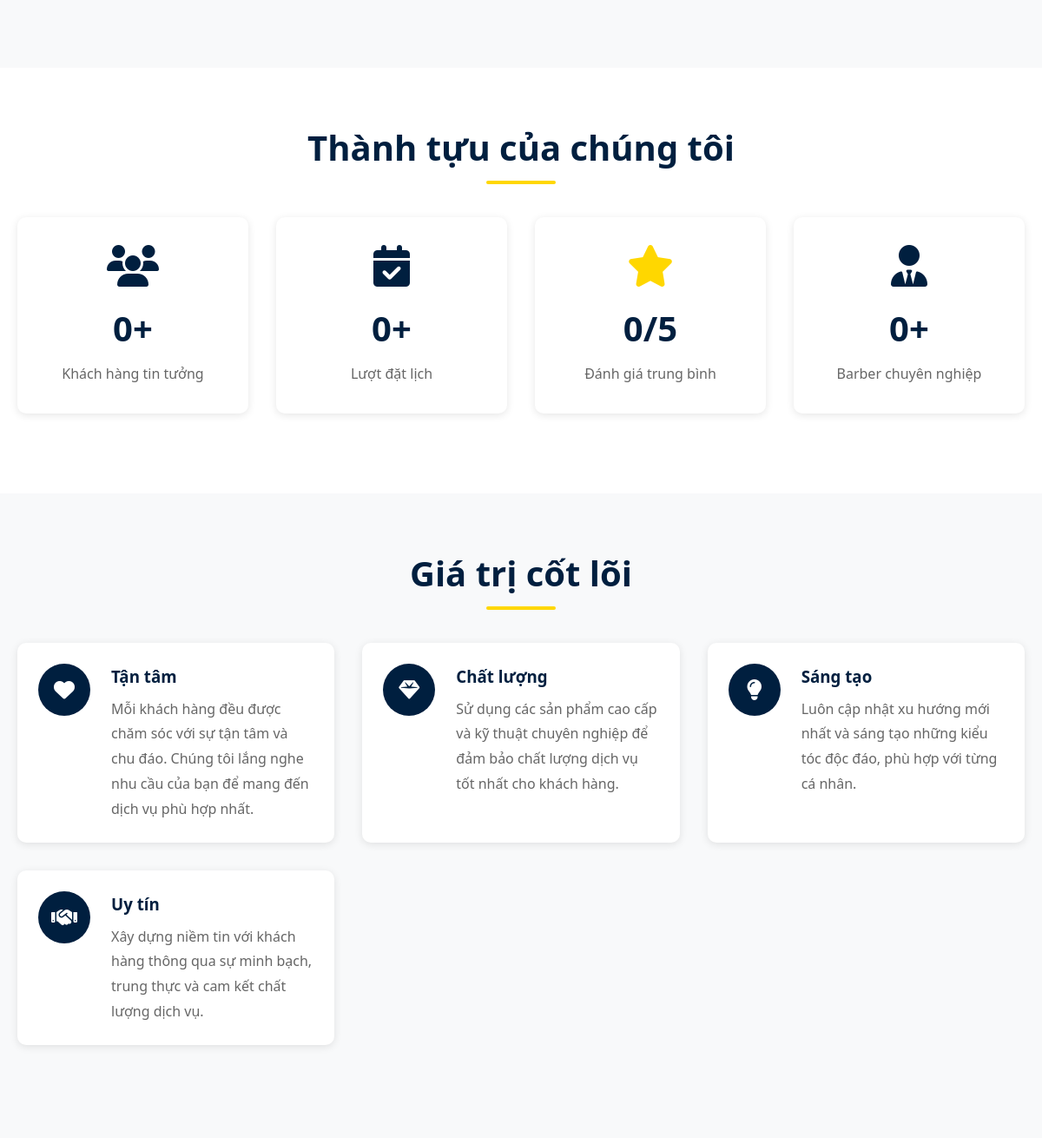
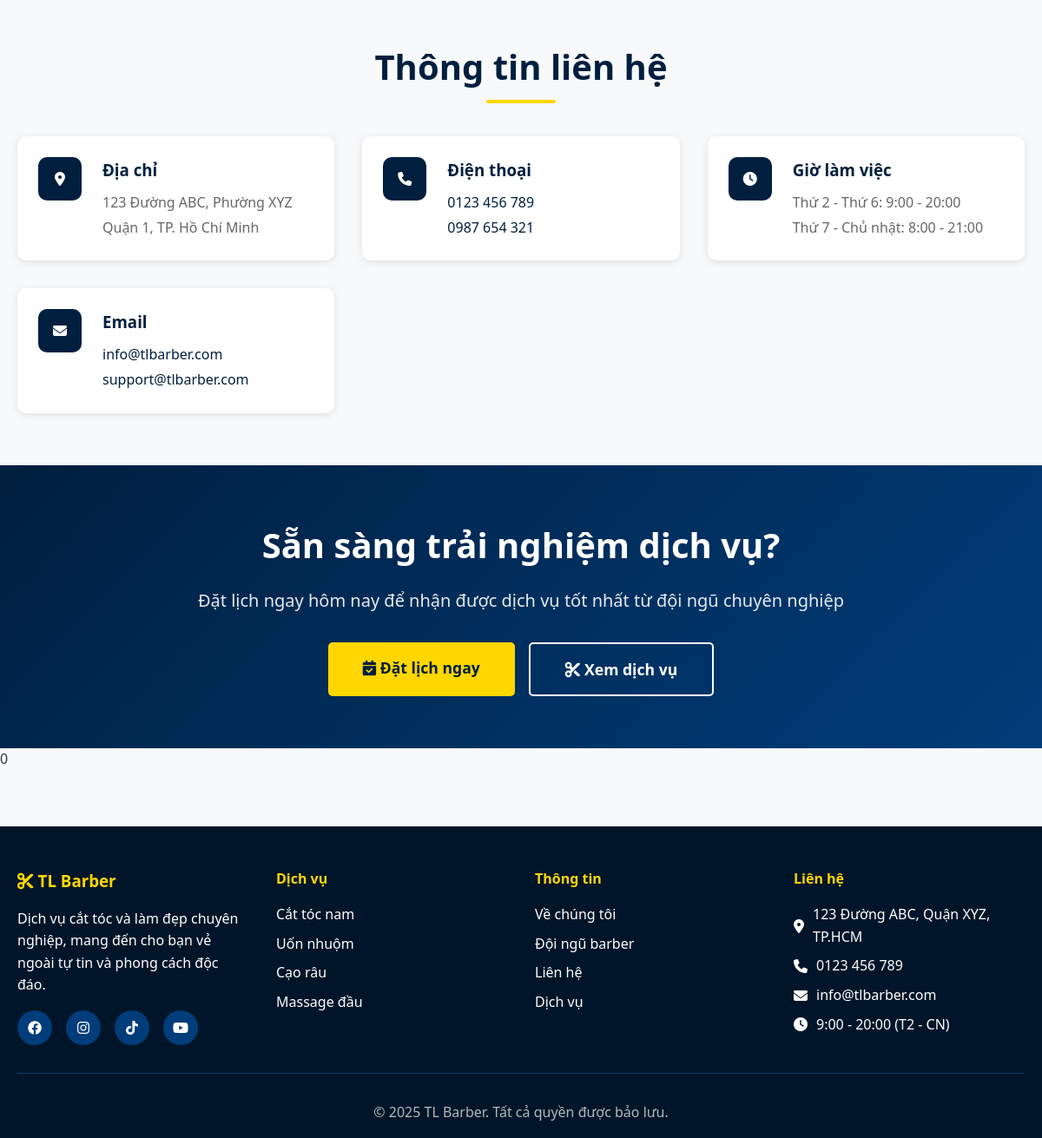
Before: /pages/about.php (lower part) with the older database file (2 pictures, top to bottom).
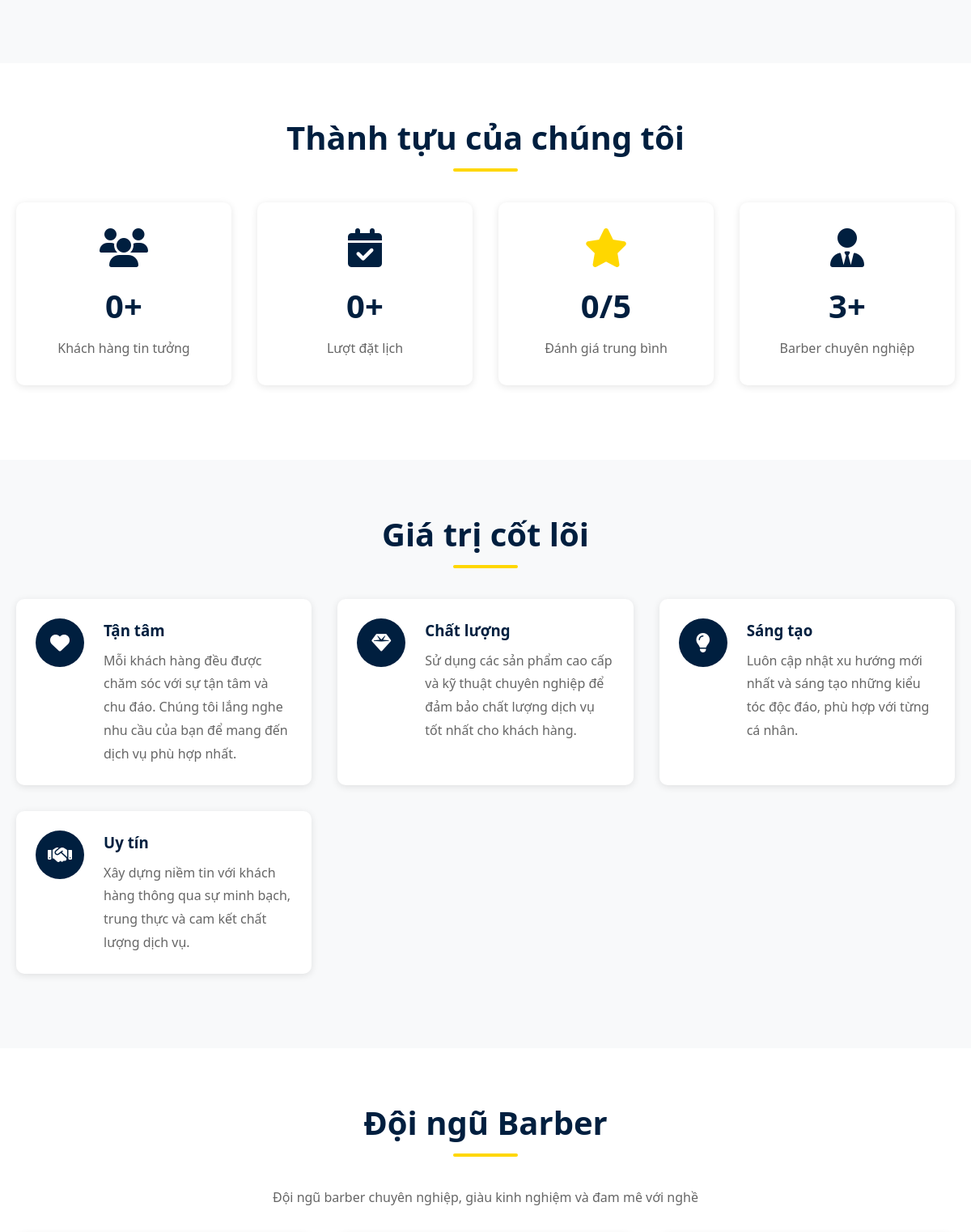
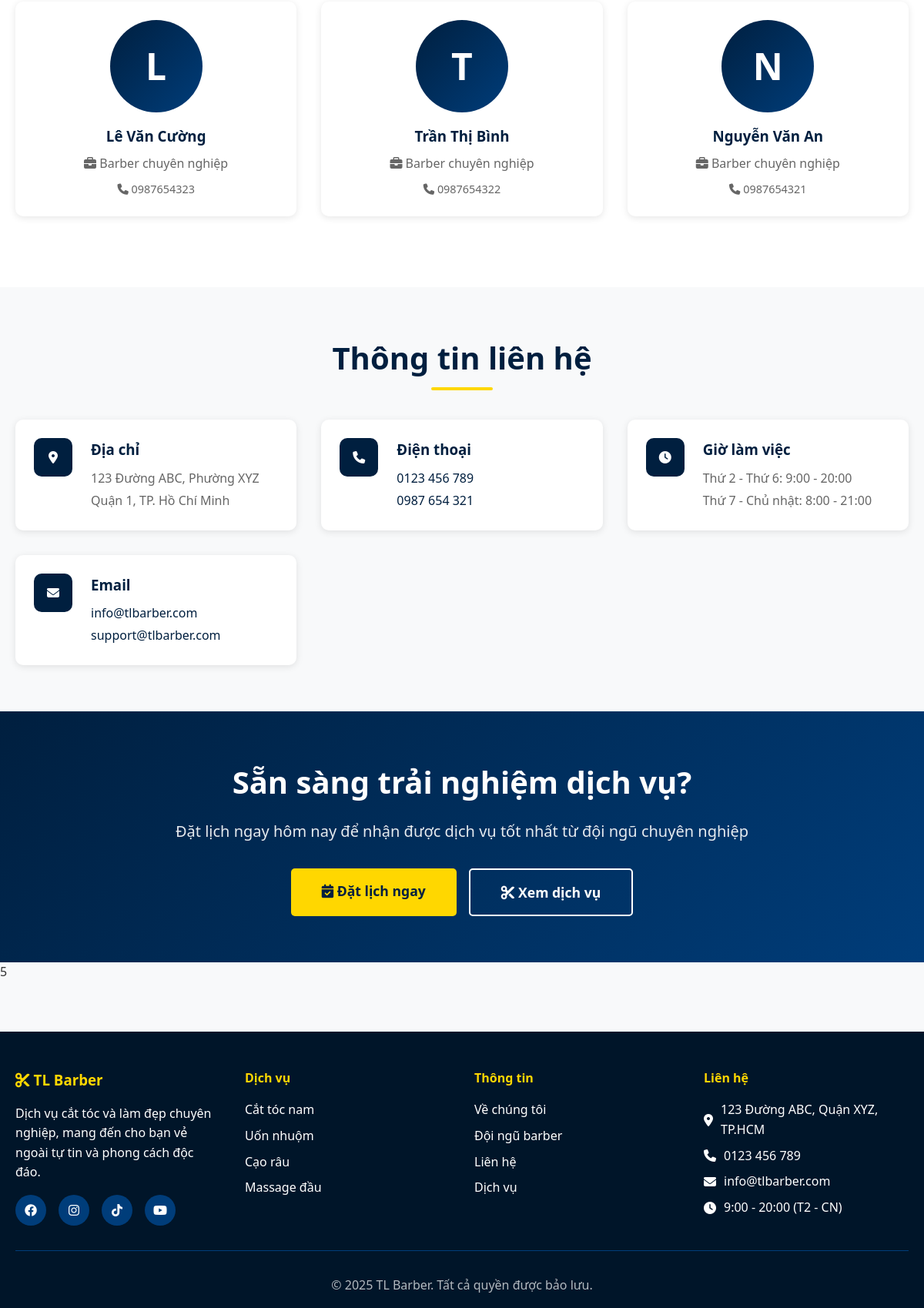
After: the same page with the newer database file (2 pictures, top to bottom).
### tables this page shows
CREATE TABLE IF NOT EXISTS barbers (
    id INT AUTO_INCREMENT PRIMARY KEY,
    user_id INT NOT NULL,
    specialization TEXT,
    experience_years INT DEFAULT 0,
    rating DECIMAL(3, 2) DEFAULT 0.00,
    total_reviews INT DEFAULT 0,
    is_available BOOLEAN DEFAULT TRUE,
    FOREIGN KEY (user_id) REFERENCES users(id) ON DELETE CASCADE
);

CREATE TABLE IF NOT EXISTS users (
    id INT AUTO_INCREMENT PRIMARY KEY,
    full_name VARCHAR(100) NOT NULL,
    email VARCHAR(100) UNIQUE NOT NULL,
    phone VARCHAR(20),
    password VARCHAR(255) NOT NULL,
    role ENUM('customer', 'barber', 'admin') DEFAULT 'customer',
    avatar VARCHAR(255) DEFAULT NULL,
    created_at TIMESTAMP DEFAULT CURRENT_TIMESTAMP,
    updated_at TIMESTAMP DEFAULT CURRENT_TIMESTAMP ON UPDATE CURRENT_TIMESTAMP
);

### pages/about.php (the view, shortened to what the changed rows need)
<?php
require_once __DIR__ . '/../includes/header.php';
$pdo = getDBConnection();
$stmt = $pdo->query("
    SELECT b.*, u.full_name, u.email, u.phone
    FROM barbers b
    JOIN users u ON b.user_id = u.id
    WHERE b.is_available = 1
    ORDER BY b.id DESC
    LIMIT 6
");
$barbers = $stmt->fetchAll();
?>
<section class="section">
</section>
<section class="section" style="background: var(--bg-white);">
    <div class="container">
        <h2 class="section-title">Thành tựu của chúng tôi</h2>
        <div class="services-grid" style="grid-template-columns: repeat(auto-fit, minmax(250px, 1fr)); margin-top: 2rem;">
            <div class="card" style="text-align: center; padding: 2rem;">
                <i class="fas fa-user-tie" style="font-size: 3rem; color: var(--primary-color); margin-bottom: 1rem;"></i>
                <h3 style="font-size: 2.5rem; color: var(--primary-color); margin-bottom: 0.5rem;">
                    <?php echo count($barbers); ?>+
                </h3>
                <p style="color: var(--text-light);">Barber chuyên nghiệp</p>
            </div>
        </div>
    </div>
</section>
<section class="section">
    <div class="container">
        <h2 class="section-title">Giá trị cốt lõi</h2>
    </div>
</section>
<?php if (!empty($barbers)): ?>
<section id="team" class="section" style="background: var(--bg-white);">
    <div class="container">
        <h2 class="section-title">Đội ngũ Barber</h2>
        <p class="text-center" style="color: var(--text-light); margin-bottom: 2rem; max-width: 600px; margin-left: auto; margin-right: auto;">
            Đội ngũ barber chuyên nghiệp, giàu kinh nghiệm và đam mê với nghề
        </p>
        <div class="services-grid" style="grid-template-columns: repeat(auto-fit, minmax(250px, 1fr));">
            <?php foreach ($barbers as $barber): ?>
                <div class="card" style="text-align: center;">
                    <div class="card-body">
                        <div style="width: 120px; height: 120px; border-radius: 50%; background: linear-gradient(135deg, var(--primary-color), var(--primary-light)); margin: 0 auto 1rem; display: flex; align-items: center; justify-content: center; color: white; font-size: 3rem; font-weight: bold;">
                            <?php echo strtoupper(substr($barber['full_name'], 0, 1)); ?>
                        </div>
                        <h3 style="color: var(--primary-color); margin-bottom: 0.5rem;">
                            <?php echo htmlspecialchars($barber['full_name']); ?>
                        </h3>
                        <p style="color: var(--text-light); margin-bottom: 0.5rem;">
                            <i class="fas fa-briefcase"></i> Barber chuyên nghiệp
                        </p>
                        <?php if ($barber['phone']): ?>
                            <p style="color: var(--text-light); font-size: 0.9rem;">
                                <i class="fas fa-phone"></i> <?php echo htmlspecialchars($barber['phone']); ?>
                            </p>
                        <?php endif; ?>
                    </div>
                </div>
            <?php endforeach; ?>
        </div>
    </div>
</section>
<?php endif; ?>
<section id="contact" class="section">
    <div class="container">
        <h2 class="section-title">Thông tin liên hệ</h2>
    </div>
</section>
<section class="section" style="background: linear-gradient(135deg, var(--primary-color) 0%, var(--primary-light) 100%); color: white;">
    <div class="container text-center">
        <h2 style="font-size: 2.5rem; margin-bottom: 1rem;">Sẵn sàng trải nghiệm dịch vụ?</h2>
    </div>
</section>
<?php echo round($barber['rating'] ?? 0); ?>
<?php require_once __DIR__ . '/../includes/footer.php'; ?>

Changed rows visible on the page:
added barbers: user.full_name "L", user.full_name "Lê Văn Cường", user.phone "0987654323"
added barbers: user.full_name "T", user.full_name "Trần Thị Bình", user.phone "0987654322"
added barbers: user.full_name "N", user.full_name "Nguyễn Văn An", user.phone "0987654321", rating "5"
Other visible differences:
count($barbers): "0" → "3"
$barber['rating']: "0" → (not shown)
text now shown: "Đội ngũ Barber Đội ngũ barber chuyên nghiệp, giàu kinh nghiệm và đam mê với nghề"
